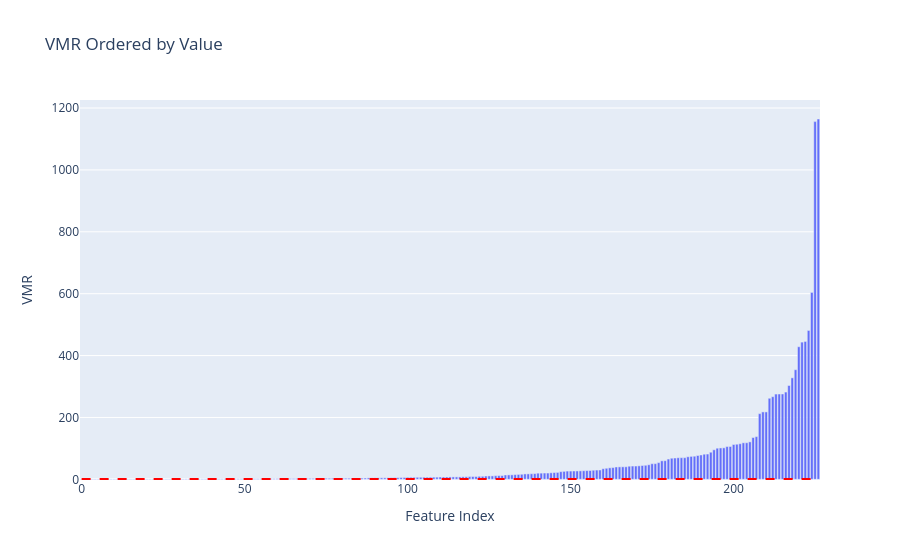

Here is the notebook cell this chart was saved with:
### Code cell
# Add an index column to the DataFrame
vmr_df_sorted = vmr_df.sort_values(by="VMR", ascending=True).reset_index(drop=True)
vmr_df_sorted["Index"] = vmr_df_sorted.index

# Create the bar plot
fig = px.bar(
    vmr_df_sorted,
    x="Index",  # Use the index as the x-axis
    y="VMR",  # Use the frequency as the y-axis
    hover_data={"Feature": True, "VMR": True},  # Show feature and frequency on hover
    labels={"Index": "Feature Index", "VMR": "VMR"},  # Axis labels
    title="VMR Ordered by Value"
)

# # Add horizontal red lines for lower_bound and upper_bound
lower_bound = 1.1
# upper_bound = 4500

fig.add_shape(
    type="line",
    x0=0, x1=len(vmr_df_sorted) - 1,  # Span the entire x-axis
    y0=lower_bound, y1=lower_bound,  # Horizontal line at lower_bound
    line=dict(color="red", width=2, dash="dash"),  # Red dashed line
    name="Lower Bound"
)

# Update layout for better readability
fig.update_layout(
    xaxis=dict(title="Feature Index"),
    yaxis=dict(title="VMR"),
    showlegend=False
)

# Show the plot
fig.show()

### Figure 1 — Plotly figure (JSON) as saved in the notebook; plotly's stock layout.template omitted (floating-point values rounded to 4 significant figures; data arrays with more than 128 entries replaced by an {"elided": "..."} marker saying what was removed)
{"data": [{"alignmentgroup": "True", "customdata": {"elided": "227x1 str values"}, "hovertemplate": "Feature Index=%{x}<br>VMR=%{y}<br>Feature=%{customdata[0]}<extra></extra>", "legendgroup": "", "marker": {"color": "#636efa", "pattern": {"shape": ""}}, "name": "", "offsetgroup": "", "orientation": "v", "showlegend": false, "textposition": "auto", "type": "bar", "x": {"elided": "227 int values"}, "xaxis": "x", "y": {"elided": "227 float values"}, "yaxis": "y"}], "layout": {"barmode": "relative", "legend": {"tracegroupgap": 0}, "shapes": [{"line": {"color": "red", "dash": "dash", "width": 2}, "name": "Lower Bound", "type": "line", "x0": 0, "x1": 226, "y0": 1.1, "y1": 1.1}], "showlegend": false, "title": {"text": "VMR Ordered by Value"}, "xaxis": {"anchor": "y", "domain": [0, 1], "title": {"text": "Feature Index"}}, "yaxis": {"anchor": "x", "domain": [0, 1], "title": {"text": "VMR"}}}}
